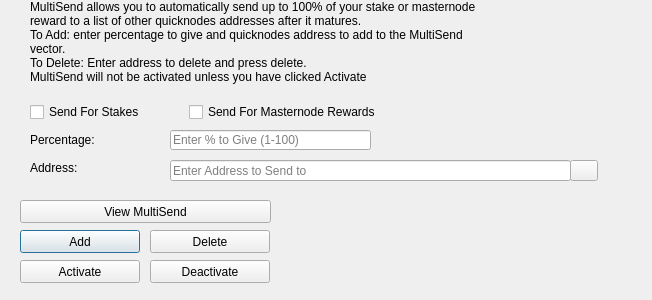
<?xml version="1.0" encoding="UTF-8"?>
<ui version="4.0">
 <class>MultiSendDialog</class>
 <widget class="QDialog" name="MultiSendDialog">
  <property name="windowModality">
   <enum>Qt::NonModal</enum>
  </property>
  <property name="geometry">
   <rect>
    <x>0</x>
    <y>0</y>
    <width>652</width>
    <height>300</height>
   </rect>
  </property>
  <property name="windowTitle">
   <string>MultiSend</string>
  </property>
  <widget class="QLineEdit" name="multiSendPercentEdit">
   <property name="geometry">
    <rect>
     <x>170</x>
     <y>130</y>
     <width>201</width>
     <height>20</height>
    </rect>
   </property>
   <property name="toolTip">
    <string>Enter whole numbers 1 - 100</string>
   </property>
   <property name="placeholderText">
    <string>Enter % to Give (1-100)</string>
   </property>
  </widget>
  <widget class="QLineEdit" name="multiSendAddressEdit">
   <property name="geometry">
    <rect>
     <x>170</x>
     <y>160</y>
     <width>401</width>
     <height>21</height>
    </rect>
   </property>
   <property name="toolTip">
    <string/>
   </property>
   <property name="placeholderText">
    <string>Enter Address to Send to</string>
   </property>
  </widget>
  <widget class="QLabel" name="label_2">
   <property name="geometry">
    <rect>
     <x>30</x>
     <y>0</y>
     <width>451</width>
     <height>121</height>
    </rect>
   </property>
   <property name="lineWidth">
    <number>1</number>
   </property>
   <property name="text">
    <string>MultiSend allows you to automatically send up to 100% of your stake or masternode reward to a list of other quicknodes addresses after it matures.
To Add: enter percentage to give and quicknodes address to add to the MultiSend vector.
To Delete: Enter address to delete and press delete.
MultiSend will not be activated unless you have clicked Activate</string>
   </property>
   <property name="alignment">
    <set>Qt::AlignLeading|Qt::AlignLeft|Qt::AlignTop</set>
   </property>
   <property name="wordWrap">
    <bool>true</bool>
   </property>
  </widget>
  <widget class="QLabel" name="message">
   <property name="geometry">
    <rect>
     <x>290</x>
     <y>200</y>
     <width>351</width>
     <height>91</height>
    </rect>
   </property>
   <property name="text">
    <string/>
   </property>
  </widget>
  <widget class="QPushButton" name="addButton">
   <property name="geometry">
    <rect>
     <x>20</x>
     <y>230</y>
     <width>120</width>
     <height>23</height>
    </rect>
   </property>
   <property name="toolTip">
    <string/>
   </property>
   <property name="statusTip">
    <string>Add to MultiSend Vector</string>
   </property>
   <property name="text">
    <string>Add</string>
   </property>
  </widget>
  <widget class="QPushButton" name="disableButton">
   <property name="geometry">
    <rect>
     <x>150</x>
     <y>260</y>
     <width>120</width>
     <height>23</height>
    </rect>
   </property>
   <property name="statusTip">
    <string>Deactivate MultiSend</string>
   </property>
   <property name="text">
    <string>Deactivate</string>
   </property>
  </widget>
  <widget class="QPushButton" name="addressBookButton">
   <property name="geometry">
    <rect>
     <x>570</x>
     <y>160</y>
     <width>28</width>
     <height>21</height>
    </rect>
   </property>
   <property name="toolTip">
    <string>Choose an address from the address book</string>
   </property>
   <property name="text">
    <string/>
   </property>
   <property name="icon">
    <iconset resource="../quicknodes.qrc">
     <normaloff>:/icons/address-book</normaloff>:/icons/address-book</iconset>
   </property>
   <property name="shortcut">
    <string>Alt+A</string>
   </property>
   <property name="autoDefault">
    <bool>false</bool>
   </property>
  </widget>
  <widget class="QLabel" name="label">
   <property name="geometry">
    <rect>
     <x>30</x>
     <y>130</y>
     <width>121</width>
     <height>20</height>
    </rect>
   </property>
   <property name="toolTip">
    <string>Percentage of stake to send</string>
   </property>
   <property name="text">
    <string>Percentage:</string>
   </property>
  </widget>
  <widget class="QLabel" name="label_5">
   <property name="geometry">
    <rect>
     <x>30</x>
     <y>160</y>
     <width>111</width>
     <height>16</height>
    </rect>
   </property>
   <property name="toolTip">
    <string>Address to send portion of stake to</string>
   </property>
   <property name="text">
    <string>Address:</string>
   </property>
  </widget>
  <widget class="QPushButton" name="deleteButton">
   <property name="geometry">
    <rect>
     <x>150</x>
     <y>230</y>
     <width>120</width>
     <height>23</height>
    </rect>
   </property>
   <property name="toolTip">
    <string/>
   </property>
   <property name="statusTip">
    <string>Delete Address From MultiSend Vector</string>
   </property>
   <property name="text">
    <string>Delete</string>
   </property>
  </widget>
  <widget class="QPushButton" name="activateButton">
   <property name="geometry">
    <rect>
     <x>20</x>
     <y>260</y>
     <width>120</width>
     <height>23</height>
    </rect>
   </property>
   <property name="statusTip">
    <string>Activate MultiSend</string>
   </property>
   <property name="text">
    <string>Activate</string>
   </property>
  </widget>
  <widget class="QPushButton" name="viewButton">
   <property name="geometry">
    <rect>
     <x>20</x>
     <y>200</y>
     <width>251</width>
     <height>23</height>
    </rect>
   </property>
   <property name="toolTip">
    <string/>
   </property>
   <property name="statusTip">
    <string>View MultiSend Vector</string>
   </property>
   <property name="text">
    <string>View MultiSend</string>
   </property>
  </widget>
  <widget class="QWidget" name="horizontalLayoutWidget">
   <property name="geometry">
    <rect>
     <x>30</x>
     <y>100</y>
     <width>351</width>
     <height>24</height>
    </rect>
   </property>
   <layout class="QHBoxLayout" name="horizontalLayout">
    <item>
     <widget class="QCheckBox" name="multiSendStakeCheckBox">
      <property name="text">
       <string>Send For Stakes</string>
      </property>
     </widget>
    </item>
    <item>
     <widget class="QCheckBox" name="multiSendMasternodeCheckBox">
      <property name="text">
       <string>Send For Masternode Rewards</string>
      </property>
     </widget>
    </item>
   </layout>
  </widget>
 </widget>
 <resources>
  <include location="../quicknodes.qrc"/>
 </resources>
 <connections/>
</ui>
